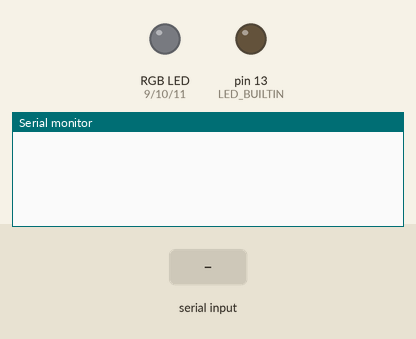
Recording of a sketch running on a simulated Arduino Uno, built with avr-gcc and run on an emulated ATmega328P. Shown: an RGB LED mixed from three pins (HIGH = lit), output pins drawn as LEDs (lit = HIGH), the last lines printed to the serial monitor. The test bench sets the inputs (shaded band).

Above: at 1.2 s.
1.3 s: "ANALOG 1\n" received over Serial
At 1.7 s:
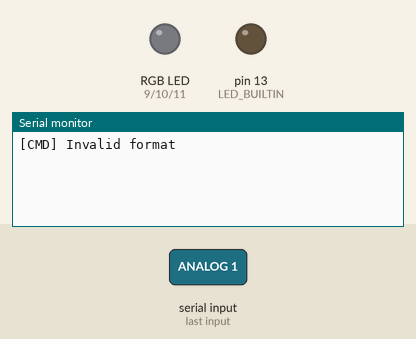
2.8 s: "1 90 45\n" received over Serial
At 4.0 s:
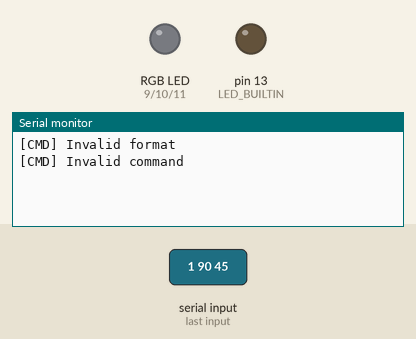

The sketch:

rgb_led_control.ino
```cpp
#define RED_LED 9
#define GREEN_LED 10
#define BLUE_LED 11

void setup()
{
  Serial.begin(9600);
  pinMode(RED_LED, OUTPUT);
  pinMode(GREEN_LED, OUTPUT);
  pinMode(BLUE_LED, OUTPUT);
  pinMode(LED_BUILTIN, OUTPUT);
}

void loop()
{
  if (!Serial.available() > 0)
    return;

  String message = Serial.readStringUntil('\n');
  message.trim();

  // Parse message
  int firstSpace  = message.indexOf(' ');
  int secondSpace = message.indexOf(' ', firstSpace + 1);
  if (firstSpace < 0 || secondSpace < 0)
  {
    Serial.println("[CMD] Invalid format");
    return;
  }

  // Split into 3 tokens
  String command  = message.substring(0, firstSpace);
  String pinStr = message.substring(firstSpace + 1, secondSpace);
  String valueStr = message.substring(secondSpace + 1);

  //Check pin validity (the string contains only digits)
  for (int i = 0; i < pinStr.length(); i++) {
      if (!isDigit(pinStr[i])) {
        Serial.println("[CMD] Invalid pin");
        return;
      }
  }

  int pin = pinStr.toInt();

  if (command == "ANALOG")
  {
    int value = valueStr.toInt();

    if (value >=0 && value <= 255)
    {
      analogWrite(pin, value);
      Serial.println("[CMD] Success");
    }
    else
    {
      Serial.println("[CMD] Invalid value");
    }
  }
  else
  {
    Serial.println("[CMD] Invalid command");
  }

}
```

Measured:
- after the input at 1.3 s, the serial monitor: prints a new line at once (image 1)
- after the input at 2.8 s, the serial monitor: prints a new line at once (image 2)
